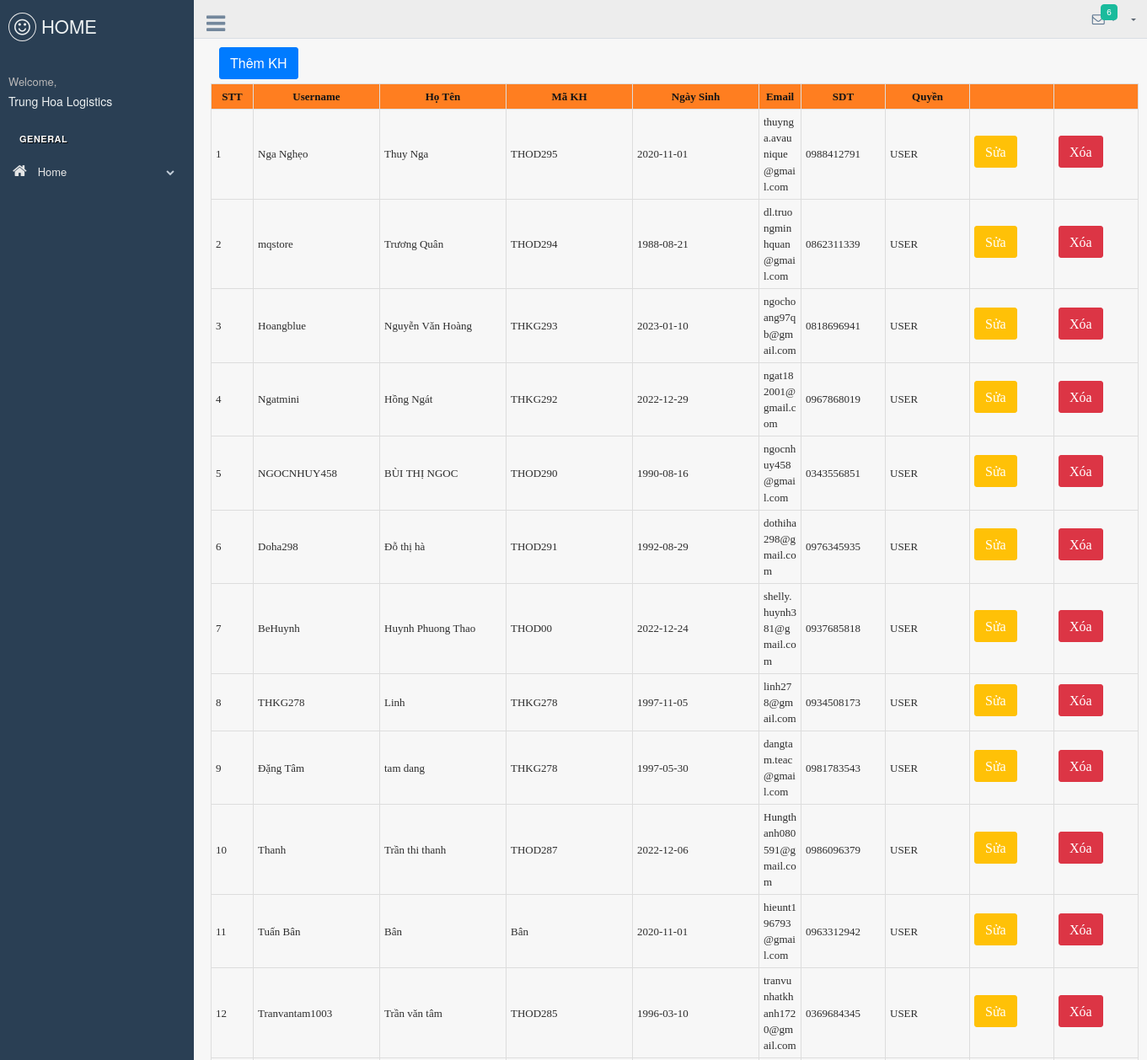
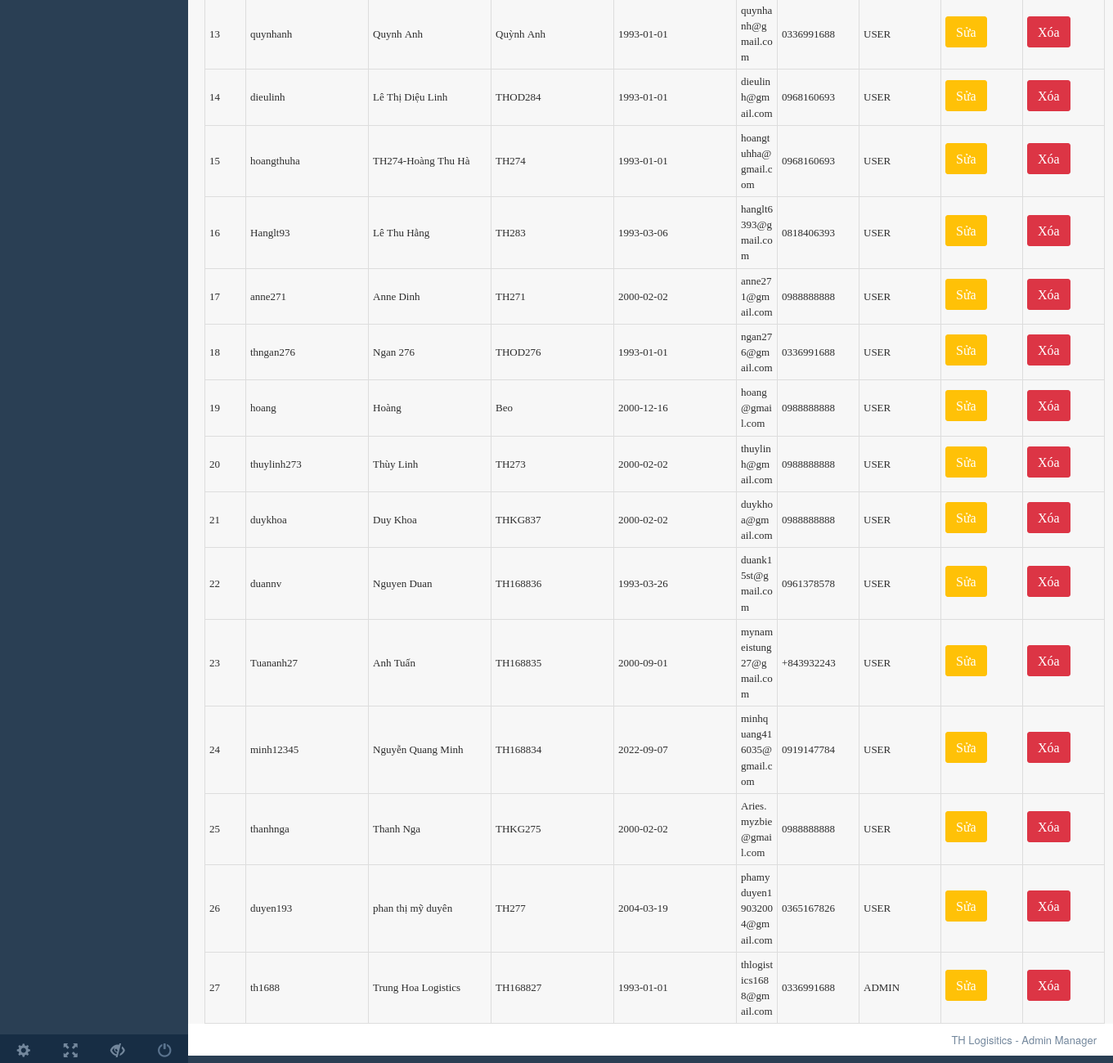
/admin/production/user.php (signed in), run on the app's committed database (2 pictures, top to bottom).
### tables this page shows
CREATE TABLE `user` (
  `id` int NOT NULL AUTO_INCREMENT,
  `username` varchar(255) NOT NULL,
  `code` varchar(16) DEFAULT NULL,
  `password` varchar(255) NOT NULL,
  `fullname` varchar(255) NOT NULL,
  `dob` date NOT NULL,
  `address` varchar(255) NOT NULL,
  `role` tinyint(1) NOT NULL DEFAULT '0',
  `gender` tinyint(1) NOT NULL DEFAULT '0',
  `email` varchar(255) NOT NULL,
  `phone` varchar(10) NOT NULL,
  PRIMARY KEY (`id`)
);

### backend/auth.php (called while the page is built, shortened)
<?php
require_once(__DIR__ . "../../connect.php");
class Auth
{
    public static function findOneByUsernameAndPassword($username, $password)
    {
        global $conn;
        $sql = "select * from user where username = '$username' and password = '$password'";
        $run = mysqli_query($conn, $sql)->fetch_assoc();
        return $run;
    }
    public static function loginWithCookie()
    {
        if (isset($_COOKIE['username']) && isset($_COOKIE['password'])) {
            $username = $_COOKIE['username'];
            $password = $_COOKIE['password'];
            $run = Auth::findOneByUsernameAndPassword($username, $password);
            return $run ? $run : null;
        }
        return null;
    }
}

### repository/userRepository.php (called while the page is built, shortened)
<?php
    require_once(__DIR__."../../connect.php");
    class UserRepository{
        public function getAll(){
            global $conn;
            $sql = "select * from user ORDER BY id DESC ";
            return mysqli_query($conn,$sql);
        }
    }
?>

### backend/filterAdmin.php (called while the page is built, shortened)
<?php
    require_once("auth.php");
    $checkCookie = Auth::loginWithCookie();
?>

### admin/production/user.php (the view)
<?php include "headeradmin.php" ?>
<?php
require_once("../../backend/filterAdmin.php");
$userList = $userRepository->getAll();
?>
    <div class="right_col" role="main">
        <div class="col-lg-6 col-md-6 col-sm-6 col-xs-6 ">
            <a class="btn btn-primary" href="addUser.php" role="button">Thêm KH</a>
        </div>
        <table id="tableShoe">
            <tr>
                <th class="text-center" style="min-width:50px">STT</th>
                <th class="text-center" style="min-width:150px">Username</th>
                <th class="text-center" style="min-width:150px">Họ Tên</th>
                <th class="text-center" style="min-width:150px">Mã KH</th>
                <th class="text-center" style="min-width:150px">Ngày Sinh</th>
                <th class="text-center" style="min-width:50px">Email</th>
                <th class="text-center" style="min-width:100px">SDT</th>
                <th class="text-center" style="min-width:100px">Quyền</th>
                <th class="text-center" style="min-width:100px"></th>
                <th class="text-center" style="min-width:100px"></th>
            </tr>
            <?php
            $i = 1;
            foreach ($userList as $user) {
                ?>
                <tr>
                    <td><?php echo $i++; ?></td>
                    <td><?php echo $user['username'] ?></td>
                    <td><?php echo $user['fullname'] ?></td>
                    <td><?php echo $user['code'] ?></td>
                    <td><?php echo $user['dob'] ?></td>
                    <td><?php echo $user['email'] ?></td>
                    <td><?php echo $user['phone'] ?></td>
                    <td><?php echo $user['role'] == 1 ? "ADMIN" : "USER" ?></td>
                    <td><a class="btn btn-warning" href="updateUser.php?id=<?php echo $user['id'] ?>"
                           role="button">Sửa</a></td>
                    <td><a class="btn btn-danger" href="deleteUser.php?id=<?php echo $user['id'] ?>" role="button"
                           onclick="return confirm('Bạn có muốn xóa không?');">Xóa</a></td>
                </tr>
                <?php
            }
            ?>
        </table>
    </div>
<?php include 'footeradmin.php' ?>

### backend/filterWithCookieAdmin.php
<?php
    require_once("auth.php");
    $checkCookie = Auth::loginWithCookie();
    if($checkCookie != null){
        echo $checkCookie['fullname'];
    }
?>

### admin/production/css/shoe.css (style rules this page uses)
table, th, td { border:1px solid black; text-align: left; }
td { word-break: break-all; }
#tableShoe { border-collapse: collapse; width: 100%; margin: 0 auto; padding-bottom: 33px; }
#tableShoe td, #tableShoe th { border: 1px solid #ddd; padding: 5px; font-family: 'FontAwesome'; font-weight: 500; color: #000000d1; }
#tableShoe th { font-family: 'FontAwesome'; font-weight: 700; text-align: center; background-color: #ff7e20; color: #141414; }

### data on the page
user: fullname "Trung Hoa Logistics", username "th1688", code "TH168827", dob "1993-01-01", email "thlogistics1688@gmail.com", phone "0336991688", role "ADMIN"
user: username "Nga Nghẹo", fullname "Thuy Nga", code "THOD295", dob "2020-11-01", email "thuynga.avaunique@gmail.com", phone "0988412791", role "USER"
user: username "mqstore", fullname "Trương Quân", code "THOD294", dob "1988-08-21", email "dl.truongminhquan@gmail.com", phone "0862311339", role "USER"
user: username "Hoangblue", fullname "Nguyễn Văn Hoàng", code "THKG293", dob "2023-01-10", email "ngochoang97qb@gmail.com", phone "0818696941", role "USER"
user: username "Ngatmini", fullname "Hồng Ngát", code "THKG292", dob "2022-12-29", email "ngat182001@gmail.com", phone "0967868019", role "USER"
user: username "NGOCNHUY458", fullname "BÙI THỊ NGOC", code "THOD290", dob "1990-08-16", email "ngocnhuy458@gmail.com", phone "0343556851", role "USER"
user: username "Doha298", fullname "Đỗ thị hà", code "THOD291", dob "1992-08-29", email "dothiha298@gmail.com", phone "0976345935", role "USER"
user: username "BeHuynh", fullname "Huynh Phuong Thao", code "THOD00", dob "2022-12-24", email "shelly.huynh381@gmail.com", phone "0937685818", role "USER"
user: username "THKG278", fullname "Linh", code "THKG278", dob "1997-11-05", email "linh278@gmail.com", phone "0934508173", role "USER"
user: username "Đặng Tâm", fullname "tam dang", code "THKG278", dob "1997-05-30", email "dangtam.teac@gmail.com", phone "0981783543", role "USER"
user: username "Thanh", fullname "Trần thi thanh", code "THOD287", dob "2022-12-06", email "Hungthanh080591@gmail.com", phone "0986096379", role "USER"
user: username "Tuấn Bân", fullname "Bân", code "Bân", dob "2020-11-01", email "hieunt196793@gmail.com", phone "0963312942", role "USER"
user: username "Tranvantam1003", fullname "Trần văn tâm", code "THOD285", dob "1996-03-10", email "tranvunhatkhanh1720@gmail.com", phone "0369684345", role "USER"
user: username "quynhanh", fullname "Quynh Anh", code "Quỳnh Anh", dob "1993-01-01", email "quynhanh@gmail.com", phone "0336991688", role "USER"
user: username "dieulinh", fullname "Lê Thị Diệu Linh", code "THOD284", dob "1993-01-01", email "dieulinh@gmail.com", phone "0968160693", role "USER"
user: username "hoangthuha", fullname "TH274-Hoàng Thu Hà", code "TH274", dob "1993-01-01", email "hoangtuhha@gmail.com", phone "0968160693", role "USER"
user: username "Hanglt93", fullname "Lê Thu Hằng", code "TH283", dob "1993-03-06", email "hanglt6393@gmail.com", phone "0818406393", role "USER"
user: username "anne271", fullname "Anne Dinh", code "TH271", dob "2000-02-02", email "anne271@gmail.com", phone "0988888888", role "USER"
user: username "thngan276", fullname "Ngan 276", code "THOD276", dob "1993-01-01", email "ngan276@gmail.com", phone "0336991688", role "USER"
user: username "hoang", fullname "Hoàng", code "Beo", dob "2000-12-16", email "hoang@gmail.com", phone "0988888888", role "USER"
user: username "thuylinh273", fullname "Thùy Linh", code "TH273", dob "2000-02-02", email "thuylinh@gmail.com", phone "0988888888", role "USER"
user: username "duykhoa", fullname "Duy Khoa", code "THKG837", dob "2000-02-02", email "duykhoa@gmail.com", phone "0988888888", role "USER"
user: username "duannv", fullname "Nguyen Duan", code "TH168836", dob "1993-03-26", email "duank15st@gmail.com", phone "0961378578", role "USER"
user: username "Tuananh27", fullname "Anh Tuấn", code "TH168835", dob "2000-09-01", email "mynameistung27@gmail.com", phone "+843932243", role "USER"
user: username "minh12345", fullname "Nguyễn Quang Minh", code "TH168834", dob "2022-09-07", email "minhquang416035@gmail.com", phone "0919147784", role "USER"
user: username "thanhnga", fullname "Thanh Nga", code "THKG275", dob "2000-02-02", email "Aries.myzbie@gmail.com", phone "0988888888", role "USER"
user: username "duyen193", fullname "phan thị mỹ duyên", code "TH277", dob "2004-03-19", email "phamyduyen19032004@gmail.com", phone "0365167826", role "USER"
